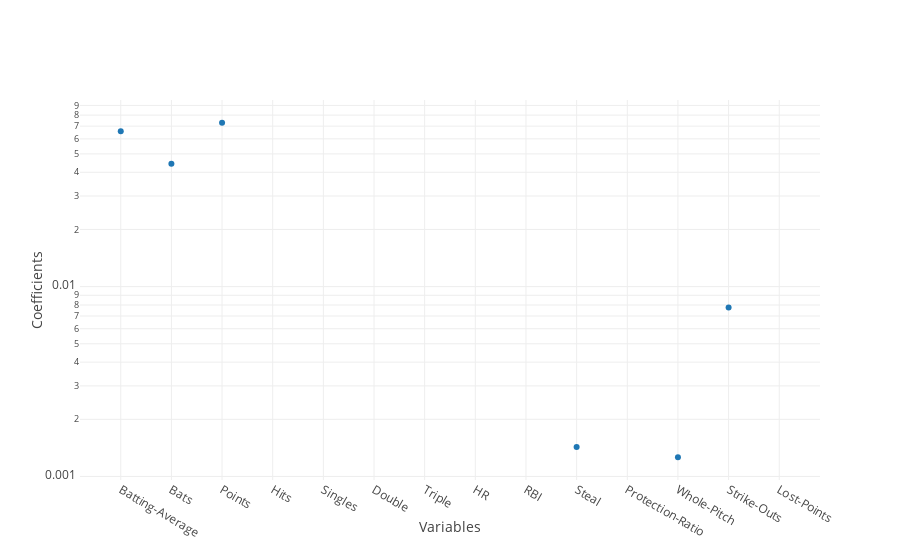

The notebook cell saved with this chart:
### Markdown cell above
---

### 重回帰分析 (最小二乗法)

#### データの正規化/標準化

各データによって，割合・確率($0<x<1$)だったり，カウントデータ($0<x$)だったりしてスケールがバラバラなので，各データ毎の平均や標準偏差などの統計量を用いて変形する。

- `MinMaxScaler.MinMaxScaler().fit_transform()`  

**正規化** $x(i)_{norm}=\frac{x(i)−xmin}{xmax−xmin}$する


- `StandardScaler.StandardScaler().fit_transform()`

**標準化** $x(i)_{std}=\frac{x(i)−μ}{σ}$ する。


ここでの`fit_transform()`は，`fit()`により各データに対する統計量を計算し，`transform()`でそれを用いてデータそのものを変形して返すということを意味している。

---

`ploting`でのプロットでは，標準化により値が派手なことになっているので$y$軸をログとっている。

### Code cell
from sklearn.model_selection import train_test_split as tts

from sklearn.linear_model import LinearRegression
from sklearn.preprocessing import PolynomialFeatures, StandardScaler
from sklearn.pipeline import make_pipeline

from sklearn.metrics import mean_squared_error as mse

# model
model = LinearRegression(normalize=True)

use_columns = ['Batting-Average', 
           'Bats', 'Points', 'Hits', 'Singles',
           'Double', 'Triple', 'HR', 'RBI', 'Steal', 
           'Protection-Ratio','Whole-Pitch', 
           'Strike-Outs', 'Lost-Points']

# normalize X var data (include various scale data)
X = data_all[use_columns]
X_norm = pd.DataFrame(StandardScaler().fit_transform(X))
Y = data_all["Win-Prob"]

# fitting
model.fit(X_norm,Y)

# intercept
print("intercept : {}".format(model.intercept_))

# coefficients
model_coefs = pd.DataFrame()
model_coefs["X_Name"] = pd.Series(use_columns)
model_coefs["coefficient"] = pd.Series(model.coef_)
display(model_coefs.sort_values(["coefficient"]))

# plotting

fig = {
    'data': [
  		{
  			'x': model_coefs.X_Name, 
        	'y': model_coefs.coefficient, 
        	'text': model_coefs.coefficient, 
        	'mode': 'markers',
        	'name': ''},
    ],
    'layout': {
        'xaxis': {'title': 'Variables'},
        'yaxis': {'title': "Coefficients",'type':'log'}
    }
}

# IPython notebook
plotly.offline.iplot(fig)

# check standardizedc X data
#X_norm

### Figure 1 — Plotly figure (JSON) as saved in the notebook; plotly's stock layout.template omitted (floating-point values rounded to 4 significant figures)
{"data": [{"mode": "markers", "name": "", "text": ["0.0657249201353532", "0.04432863361956533", "0.07295508349359478", "-0.03381599331939893", "-0.03559099499610242", "-0.015690792198154946", "-0.004639284059765559", "-0.013032122904502154", "-0.013363231082480028", "0.0014278711024066108", "-0.026592845642540545", "0.0012627592869441718", "0.007762003103973858", "-0.04397206872141079"], "type": "scatter", "uid": "b74e68c8-aa16-11e8-b650-784f4371b535", "x": ["Batting-Average", "Bats", "Points", "Hits", "Singles", "Double", "Triple", "HR", "RBI", "Steal", "Protection-Ratio", "Whole-Pitch", "Strike-Outs", "Lost-Points"], "y": [0.06572, 0.04433, 0.07296, -0.03382, -0.03559, -0.01569, -0.004639, -0.01303, -0.01336, 0.001428, -0.02659, 0.001263, 0.007762, -0.04397]}], "layout": {"xaxis": {"title": "Variables"}, "yaxis": {"title": "Coefficients", "type": "log"}}}
